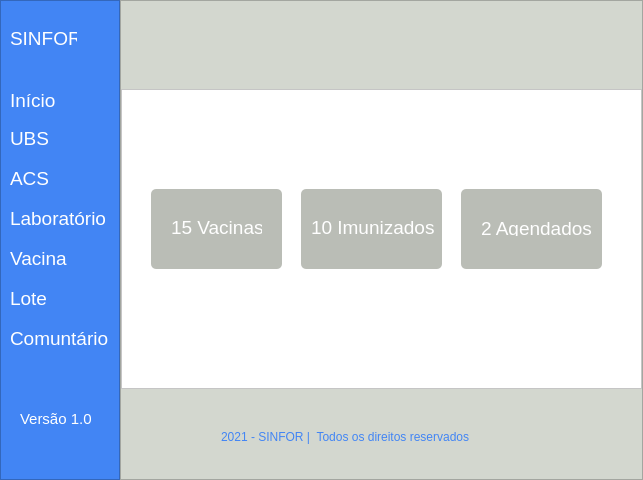
<?xml version="1.0" encoding="UTF-8"?>
<ui version="4.0">
 <class>MainWindow</class>
 <widget class="QMainWindow" name="MainWindow">
  <property name="geometry">
   <rect>
    <x>0</x>
    <y>0</y>
    <width>643</width>
    <height>480</height>
   </rect>
  </property>
  <property name="windowTitle">
   <string>MainWindow</string>
  </property>
  <property name="styleSheet">
   <string notr="true">background-color: rgb(211, 215, 207);</string>
  </property>
  <widget class="QWidget" name="centralwidget">
   <layout class="QHBoxLayout" name="horizontalLayout">
    <property name="spacing">
     <number>0</number>
    </property>
    <property name="leftMargin">
     <number>0</number>
    </property>
    <property name="topMargin">
     <number>0</number>
    </property>
    <property name="rightMargin">
     <number>0</number>
    </property>
    <property name="bottomMargin">
     <number>0</number>
    </property>
    <item>
     <widget class="QFrame" name="frame">
      <property name="maximumSize">
       <size>
        <width>120</width>
        <height>16777215</height>
       </size>
      </property>
      <property name="styleSheet">
       <string notr="true">background-color: #4285f4;</string>
      </property>
      <property name="frameShape">
       <enum>QFrame::StyledPanel</enum>
      </property>
      <property name="frameShadow">
       <enum>QFrame::Raised</enum>
      </property>
      <widget class="QLabel" name="label">
       <property name="geometry">
        <rect>
         <x>10</x>
         <y>30</y>
         <width>67</width>
         <height>17</height>
        </rect>
       </property>
       <property name="font">
        <font>
         <pointsize>14</pointsize>
        </font>
       </property>
       <property name="styleSheet">
        <string notr="true">color: rgb(255, 255, 255);</string>
       </property>
       <property name="text">
        <string>SINFOR</string>
       </property>
      </widget>
      <widget class="QLabel" name="label_2">
       <property name="geometry">
        <rect>
         <x>10</x>
         <y>90</y>
         <width>51</width>
         <height>21</height>
        </rect>
       </property>
       <property name="font">
        <font>
         <pointsize>14</pointsize>
        </font>
       </property>
       <property name="styleSheet">
        <string notr="true">color: rgb(255, 255, 255);</string>
       </property>
       <property name="text">
        <string>Início</string>
       </property>
      </widget>
      <widget class="QLabel" name="label_3">
       <property name="geometry">
        <rect>
         <x>10</x>
         <y>130</y>
         <width>51</width>
         <height>17</height>
        </rect>
       </property>
       <property name="font">
        <font>
         <pointsize>14</pointsize>
        </font>
       </property>
       <property name="styleSheet">
        <string notr="true">color: rgb(255, 255, 255);</string>
       </property>
       <property name="text">
        <string>UBS</string>
       </property>
      </widget>
      <widget class="QLabel" name="label_4">
       <property name="geometry">
        <rect>
         <x>10</x>
         <y>170</y>
         <width>51</width>
         <height>17</height>
        </rect>
       </property>
       <property name="font">
        <font>
         <pointsize>14</pointsize>
        </font>
       </property>
       <property name="styleSheet">
        <string notr="true">color: rgb(255, 255, 255);</string>
       </property>
       <property name="text">
        <string>ACS</string>
       </property>
      </widget>
      <widget class="QLabel" name="label_5">
       <property name="geometry">
        <rect>
         <x>10</x>
         <y>210</y>
         <width>101</width>
         <height>17</height>
        </rect>
       </property>
       <property name="font">
        <font>
         <pointsize>14</pointsize>
        </font>
       </property>
       <property name="styleSheet">
        <string notr="true">color: rgb(255, 255, 255);</string>
       </property>
       <property name="text">
        <string>Laboratório</string>
       </property>
      </widget>
      <widget class="QLabel" name="label_6">
       <property name="geometry">
        <rect>
         <x>10</x>
         <y>250</y>
         <width>61</width>
         <height>16</height>
        </rect>
       </property>
       <property name="font">
        <font>
         <pointsize>14</pointsize>
        </font>
       </property>
       <property name="styleSheet">
        <string notr="true">color: rgb(255, 255, 255);</string>
       </property>
       <property name="text">
        <string>Vacina</string>
       </property>
      </widget>
      <widget class="QLabel" name="label_7">
       <property name="geometry">
        <rect>
         <x>10</x>
         <y>290</y>
         <width>61</width>
         <height>17</height>
        </rect>
       </property>
       <property name="font">
        <font>
         <pointsize>14</pointsize>
        </font>
       </property>
       <property name="styleSheet">
        <string notr="true">color: rgb(255, 255, 255);</string>
       </property>
       <property name="text">
        <string>Lote</string>
       </property>
      </widget>
      <widget class="QLabel" name="label_8">
       <property name="geometry">
        <rect>
         <x>10</x>
         <y>330</y>
         <width>101</width>
         <height>17</height>
        </rect>
       </property>
       <property name="font">
        <font>
         <pointsize>14</pointsize>
        </font>
       </property>
       <property name="styleSheet">
        <string notr="true">color: rgb(255, 255, 255);</string>
       </property>
       <property name="text">
        <string>Comuntário</string>
       </property>
      </widget>
      <widget class="QLabel" name="label_9">
       <property name="geometry">
        <rect>
         <x>20</x>
         <y>410</y>
         <width>71</width>
         <height>17</height>
        </rect>
       </property>
       <property name="font">
        <font>
         <pointsize>11</pointsize>
        </font>
       </property>
       <property name="styleSheet">
        <string notr="true">color: rgb(255, 255, 255);</string>
       </property>
       <property name="text">
        <string>Versão 1.0</string>
       </property>
      </widget>
     </widget>
    </item>
    <item>
     <widget class="QFrame" name="frame_2">
      <property name="frameShape">
       <enum>QFrame::StyledPanel</enum>
      </property>
      <property name="frameShadow">
       <enum>QFrame::Raised</enum>
      </property>
      <layout class="QVBoxLayout" name="verticalLayout">
       <property name="spacing">
        <number>0</number>
       </property>
       <property name="leftMargin">
        <number>0</number>
       </property>
       <property name="topMargin">
        <number>0</number>
       </property>
       <property name="rightMargin">
        <number>0</number>
       </property>
       <property name="bottomMargin">
        <number>0</number>
       </property>
       <item>
        <widget class="QFrame" name="frame_3">
         <property name="maximumSize">
          <size>
           <width>16777215</width>
           <height>70</height>
          </size>
         </property>
         <property name="styleSheet">
          <string notr="true">background-color: rgb(211, 215, 207);</string>
         </property>
         <property name="frameShape">
          <enum>QFrame::NoFrame</enum>
         </property>
         <property name="frameShadow">
          <enum>QFrame::Raised</enum>
         </property>
         <property name="lineWidth">
          <number>1</number>
         </property>
        </widget>
       </item>
       <item>
        <widget class="QFrame" name="frame_4">
         <property name="maximumSize">
          <size>
           <width>16777215</width>
           <height>300</height>
          </size>
         </property>
         <property name="styleSheet">
          <string notr="true">background-color: rgb(255, 255, 255);</string>
         </property>
         <property name="frameShape">
          <enum>QFrame::StyledPanel</enum>
         </property>
         <property name="frameShadow">
          <enum>QFrame::Raised</enum>
         </property>
         <widget class="QFrame" name="frame_6">
          <property name="geometry">
           <rect>
            <x>30</x>
            <y>100</y>
            <width>131</width>
            <height>80</height>
           </rect>
          </property>
          <property name="styleSheet">
           <string notr="true">background-color: rgb(186, 189, 182);
border-radius: 5px;</string>
          </property>
          <property name="frameShape">
           <enum>QFrame::StyledPanel</enum>
          </property>
          <property name="frameShadow">
           <enum>QFrame::Raised</enum>
          </property>
          <widget class="QLabel" name="label_11">
           <property name="geometry">
            <rect>
             <x>20</x>
             <y>30</y>
             <width>91</width>
             <height>17</height>
            </rect>
           </property>
           <property name="font">
            <font>
             <pointsize>14</pointsize>
            </font>
           </property>
           <property name="styleSheet">
            <string notr="true">color: #FFF;</string>
           </property>
           <property name="text">
            <string>15 Vacinas</string>
           </property>
          </widget>
         </widget>
         <widget class="QFrame" name="frame_7">
          <property name="geometry">
           <rect>
            <x>180</x>
            <y>100</y>
            <width>141</width>
            <height>80</height>
           </rect>
          </property>
          <property name="styleSheet">
           <string notr="true">background-color: rgb(186, 189, 182);
border-radius: 5px;</string>
          </property>
          <property name="frameShape">
           <enum>QFrame::StyledPanel</enum>
          </property>
          <property name="frameShadow">
           <enum>QFrame::Raised</enum>
          </property>
          <widget class="QLabel" name="label_12">
           <property name="geometry">
            <rect>
             <x>10</x>
             <y>30</y>
             <width>131</width>
             <height>17</height>
            </rect>
           </property>
           <property name="font">
            <font>
             <pointsize>14</pointsize>
            </font>
           </property>
           <property name="styleSheet">
            <string notr="true">color: #FFF;</string>
           </property>
           <property name="text">
            <string>10 Imunizados</string>
           </property>
          </widget>
         </widget>
         <widget class="QFrame" name="frame_8">
          <property name="geometry">
           <rect>
            <x>340</x>
            <y>100</y>
            <width>141</width>
            <height>80</height>
           </rect>
          </property>
          <property name="styleSheet">
           <string notr="true">background-color: rgb(186, 189, 182);
border-radius: 5px;</string>
          </property>
          <property name="frameShape">
           <enum>QFrame::StyledPanel</enum>
          </property>
          <property name="frameShadow">
           <enum>QFrame::Raised</enum>
          </property>
          <widget class="QLabel" name="label_13">
           <property name="geometry">
            <rect>
             <x>20</x>
             <y>31</y>
             <width>111</width>
             <height>16</height>
            </rect>
           </property>
           <property name="font">
            <font>
             <pointsize>14</pointsize>
            </font>
           </property>
           <property name="styleSheet">
            <string notr="true">color: #FFF;</string>
           </property>
           <property name="text">
            <string>2 Agendados</string>
           </property>
          </widget>
         </widget>
        </widget>
       </item>
       <item>
        <widget class="QFrame" name="frame_5">
         <property name="maximumSize">
          <size>
           <width>16777215</width>
           <height>70</height>
          </size>
         </property>
         <property name="frameShape">
          <enum>QFrame::NoFrame</enum>
         </property>
         <property name="frameShadow">
          <enum>QFrame::Raised</enum>
         </property>
         <widget class="QLabel" name="label_10">
          <property name="geometry">
           <rect>
            <x>100</x>
            <y>30</y>
            <width>311</width>
            <height>17</height>
           </rect>
          </property>
          <property name="styleSheet">
           <string notr="true">color: #4285f4;</string>
          </property>
          <property name="text">
           <string>2021 - SINFOR |  Todos os direitos reservados</string>
          </property>
         </widget>
        </widget>
       </item>
      </layout>
     </widget>
    </item>
   </layout>
  </widget>
 </widget>
 <resources/>
 <connections/>
</ui>
